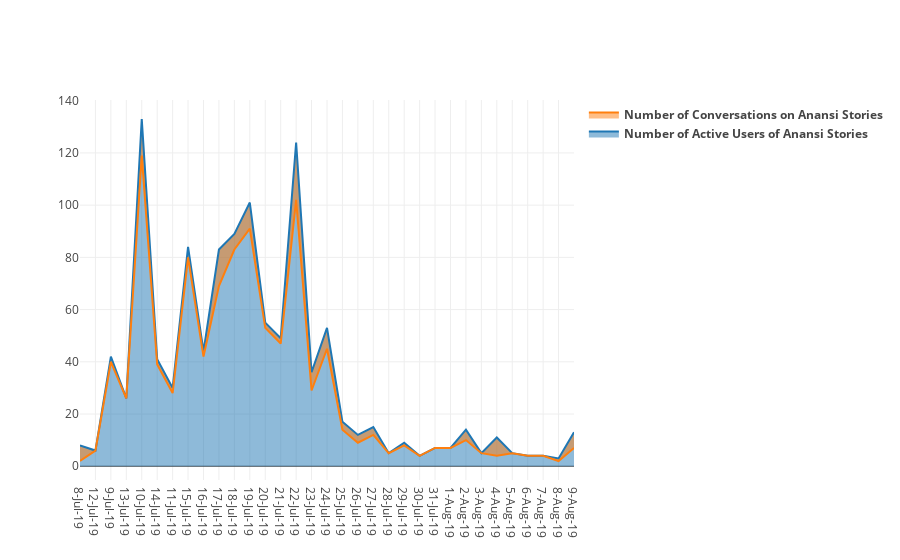

Notebook cell for this chart:
### Code cell
fig = go.Figure()
fig.add_trace(go.Scatter(x=finaldf['Date'],y=finaldf['Conversations'], fill='tozeroy', name = '<b>Number of Active Users of Anansi Stories</b>')) # fill down to xaxis
fig.add_trace(go.Scatter(x=finaldf['Date'],y=finaldf['Active Users'], fill='tonexty', name = '<b>Number of Conversations on Anansi Stories</b>')) # fill to trace0 y

fig.show()

### Figure 1 — Plotly figure (JSON) as saved in the notebook; plotly's stock layout.template omitted (floating-point values rounded to 4 significant figures)
{"data": [{"fill": "tozeroy", "name": "<b>Number of Active Users of Anansi Stories</b>", "type": "scatter", "uid": "c75a98cc-0407-476b-8131-50d811df35f7", "x": ["8-Jul-19", "12-Jul-19", "9-Jul-19", "13-Jul-19", "10-Jul-19", "14-Jul-19", "11-Jul-19", "15-Jul-19", "16-Jul-19", "17-Jul-19", "18-Jul-19", "19-Jul-19", "20-Jul-19", "21-Jul-19", "22-Jul-19", "23-Jul-19", "24-Jul-19", "25-Jul-19", "26-Jul-19", "27-Jul-19", "28-Jul-19", "29-Jul-19", "30-Jul-19", "31-Jul-19", "1-Aug-19", "2-Aug-19", "3-Aug-19", "4-Aug-19", "5-Aug-19", "6-Aug-19", "7-Aug-19", "8-Aug-19", "9-Aug-19"], "y": [8, 6, 42, 26, 133, 41, 30, 84, 44, 83, 89, 101, 55, 49, 124, 36, 53, 17, 12, 15, 5, 9, 4, 7, 7, 14, 5, 11, 5, 4, 4, 3, 13]}, {"fill": "tonexty", "name": "<b>Number of Conversations on Anansi Stories</b>", "type": "scatter", "uid": "1418a0d1-aabc-421f-96f8-9a353368da2a", "x": ["8-Jul-19", "12-Jul-19", "9-Jul-19", "13-Jul-19", "10-Jul-19", "14-Jul-19", "11-Jul-19", "15-Jul-19", "16-Jul-19", "17-Jul-19", "18-Jul-19", "19-Jul-19", "20-Jul-19", "21-Jul-19", "22-Jul-19", "23-Jul-19", "24-Jul-19", "25-Jul-19", "26-Jul-19", "27-Jul-19", "28-Jul-19", "29-Jul-19", "30-Jul-19", "31-Jul-19", "1-Aug-19", "2-Aug-19", "3-Aug-19", "4-Aug-19", "5-Aug-19", "6-Aug-19", "7-Aug-19", "8-Aug-19", "9-Aug-19"], "y": [2, 6, 40, 26, 119, 39, 28, 80, 42, 69, 83, 91, 53, 47, 102, 29, 45, 14, 9, 12, 5, 8, 4, 7, 7, 10, 5, 4, 5, 4, 4, 2, 7]}], "layout": {}}
